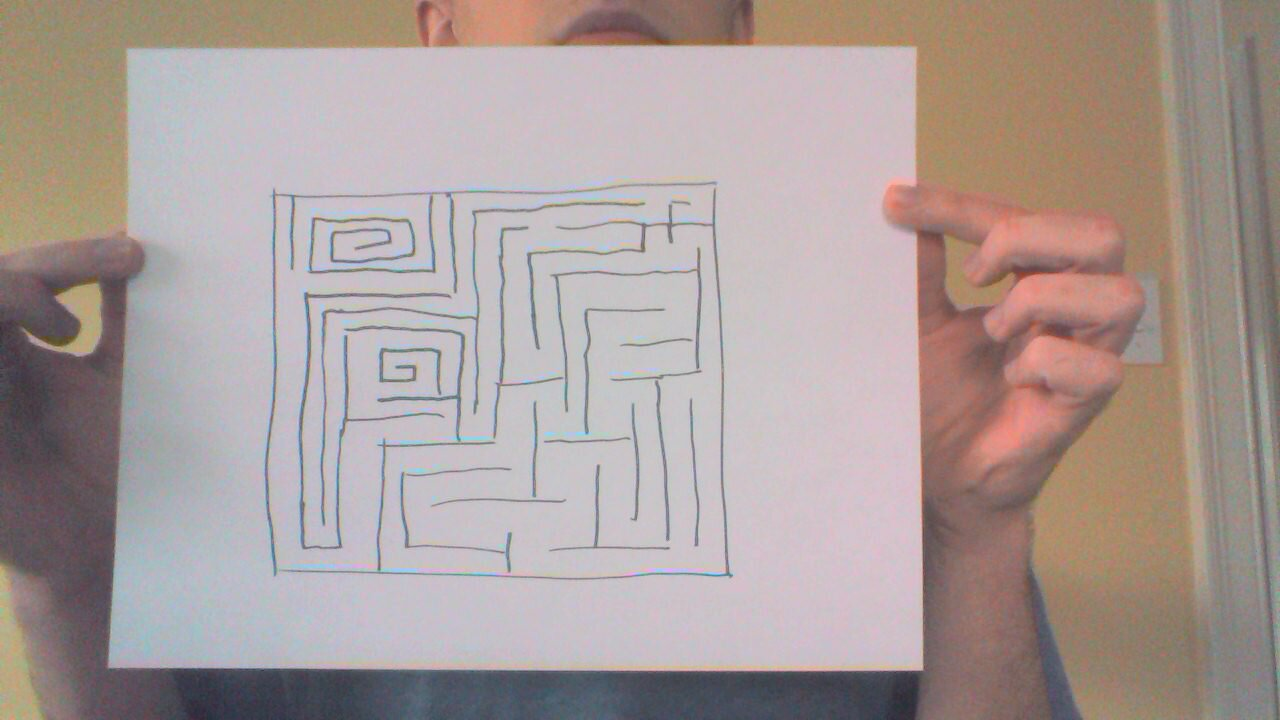
#> input picture img/01.jpg, 1280 x 720 px
$ python main.py --image img/01.jpg
#> lines starting #> are read from the running program, lines starting #| are printed output that depends on the picture; after the words box and inside, x2 and y2 are one past the last pixel; in counts of white or black regions, pixels touching at a corner belong together
#> further down, image is the input picture: shape (720, 1280, 3); mean B, G, R 153.6, 156.6, 170.2
### maze.py
from __future__ import division
import cv2
import numpy as np
from sklearn.cluster import MiniBatchKMeans
#import skimage.feature as skfeature

# Splits the image into k colors.
# Any values of k larger than 2 are non-deterministic and can range in results from incredibly good to bad.
# Despite sometimes getting great results w/ k = 8, I encourage a value of 2 because it works well enough all the time.
# Any values of k larger than 2 have a wide range of outcomes, from terrible to amazing.
def quantizeColors(img, k = 2):
  # get height, width of image
#> called with k = 2
  h, w = img.shape[:2]

  # reshape the image into a feature vector so that k-means
  # can be applied
  img = img.reshape((img.shape[0] * img.shape[1], 3))

  # apply k-means using the specified number of clusters and
  # then create the quantized image based on the predictions
  clt = MiniBatchKMeans(n_clusters = k)
  labels = clt.fit_predict(img)
  quant = clt.cluster_centers_.astype("uint8")[labels]

  # reshape the feature vectors to images
  return quant.reshape((h, w, 3))
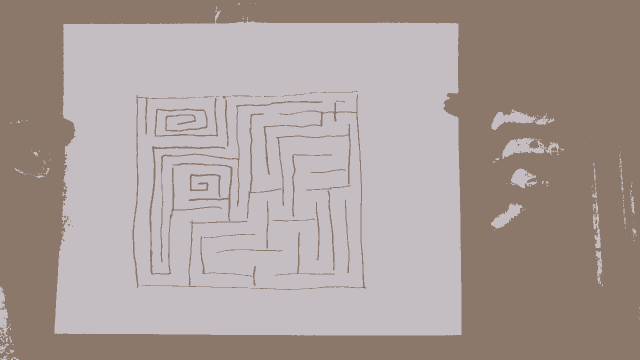
#> returned value: shape (720, 1280, 3) (shown at 1/2 size); mean of channels 0, 1, 2 153, 156, 169.6; drawn as B, G, R

# Takes an image that was quantized, computes the average color, and thresholds it around that color.
# This extracts the maze from the background, and is necessary in images quantized to more than 2 colors.
def splitQuantized(img):
  levels = cv2.cvtColor(img, cv2.COLOR_BGR2GRAY)
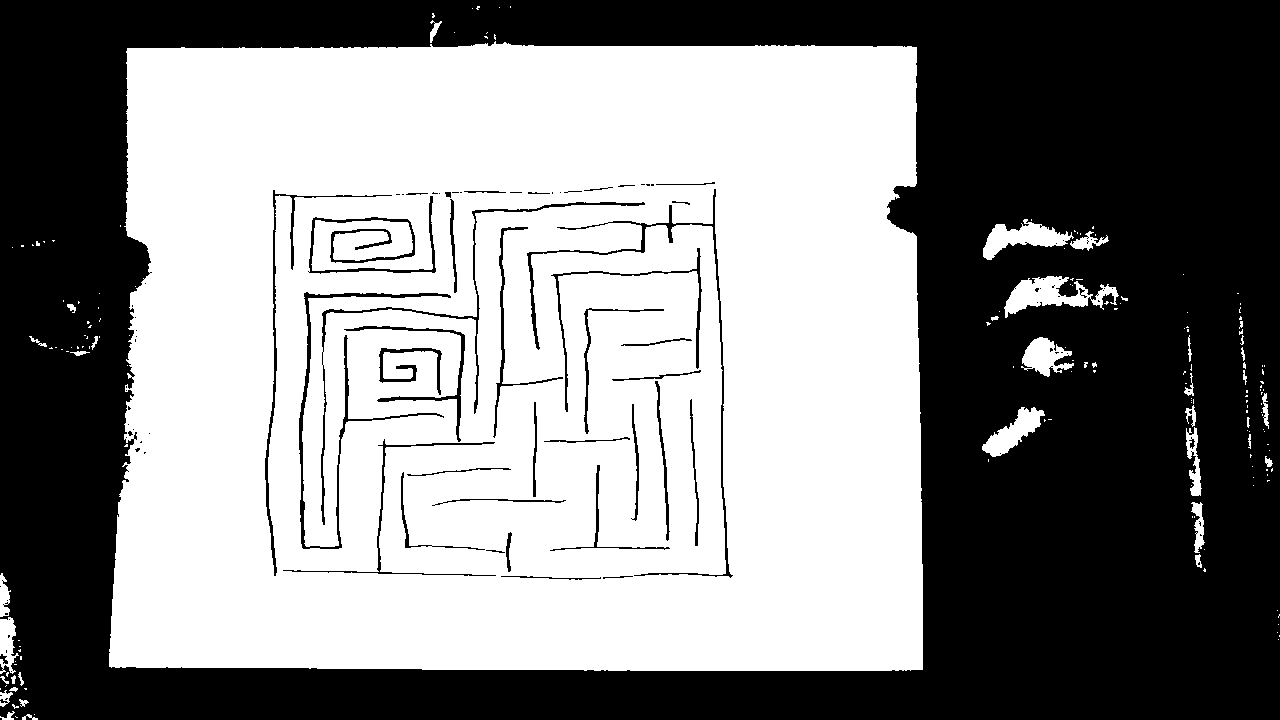
#> levels: shape (720, 1280); values 124 (black) and 192 (white), 52.8% white; 104 black regions (65 under 20 px), largest, box (x1, y1, x2, y2) and area: (0, 0, 1280, 720) 417410, (299, 292, 451, 549) 2164, (527, 189, 733, 578) 2047
  avgColor = int(cv2.mean(levels)[0])
#> avgColor = 159
  retval, result =cv2.threshold(levels, avgColor, 255, cv2.THRESH_BINARY_INV | cv2.THRESH_OTSU)
#> retval = 124
  return result

# Use a probabilistic hough line transform to fill in the gaps in the maze (result of bad camera).
# Iter can be set as high as wanted without destroying the image, provided the image isn't absolutely terrible.
# It won't close incredibly large gaps, but that was a tradeoff for not destoying the image.
# If that is a problem, take a better picture.  If you can't, get a better camera.
def completeShape(img, iters = 10, minLength = 10, maxLength = 20, votes = 700, color = 255, deg = 1, width = 1):
#> called with iters = 10, minLength = 10, maxLength = 20, votes = 700, color = 255, deg = 1, width = 1
  lineCanvas = img.copy()

  # The counter "i" is not used, we just need to run this a variable number of times
  # Each run adds more lines that were previously missed.
  # Ten runs seems to be the point of diminishing returns.
  for i in range(0, iters):
    lines = cv2.HoughLinesP(img, 1, deg * 3.14 / 180, votes, minLineLength = minLength, maxLineGap = 5)
    lines = [] if lines == None else lines[0]
    for x1, y1, x2, y2 in lines:
      # There's no way to cull lines longer than some length in HoughLinesP, so I'm doing it here myself.
      if np.sqrt((x1 - x2) ** 2 + (y1 - y2) ** 2) < maxLength:
        cv2.line(lineCanvas, (x1, y1), (x2, y2), color, thickness  = width)
  return lineCanvas

# Take the lines computed from the above functions and reduce them down to lines of width 1.
# This helps convert the image into an undirected graph used for solving the maze.
# In order for this to work, the space between the lines NEEDS to be white.
# [55 lines left out: functions makeSkeleton, removeNoise, makePaths, not called in this run]
'''
def makePaths(img):
  h, w = img.shape[:2]
  pathPad = np.zeros((h, w), np.uint8)

  lines = cv2.HoughLinesP(img, 1, 1 * 3.14 / 180, 20, minLineLength = 10, maxLineGap = 4)
  lines = [] if lines == None else lines[0]
  k = 8
  for x1, y1, x2, y2 in lines:
    cv2.line(pathPad, (x1 - (x1 % k), y1 - (y1 % k)), (x2 - (x2 % k), y2 - (y2 % k)), 255)

  return pathPad
'''

### main.py
import argparse
import cv2

import maze
import util
import graphs

# [6 lines left out: function colorType, not called in this run]

start = None
finish = None

# [6 lines left out: function mouseCallback, not called in this run]

# construct the argument parser and parse the arguments
ap = argparse.ArgumentParser()
ap.add_argument('-i', '--image', required = True, help = 'Path to the image')
ap.add_argument('-r', '--rgb', required = False, type = colorType, default = (0, 0, 255), help = 'Red component of color')

ap.add_argument('-b', '--bins', required = False, type = int, default = 8, help = '# of bins when making graph')
ap.add_argument('-c', '--clusters', required = False, type = int, default = 2, help = '# of clusters used in color quantization')

ap.add_argument('--debug', dest = 'debug', action = 'store_true')
ap.add_argument('--no-debug', dest = 'debug', action = 'store_false')
ap.set_defaults(debug = False)

args = vars(ap.parse_args())

# load the image and grab its width and height
image = cv2.imread(args["image"])
original = image.copy()

#image = util.areaResize(image, 640, 480)
(h, w) = image.shape[:2]

# quantize image
image = maze.quantizeColors(image, args['clusters'])
image = maze.splitQuantized(image)
#> (the run stopped early here; a loop or call above may not have finished)

$ run again, on img/03.jpg
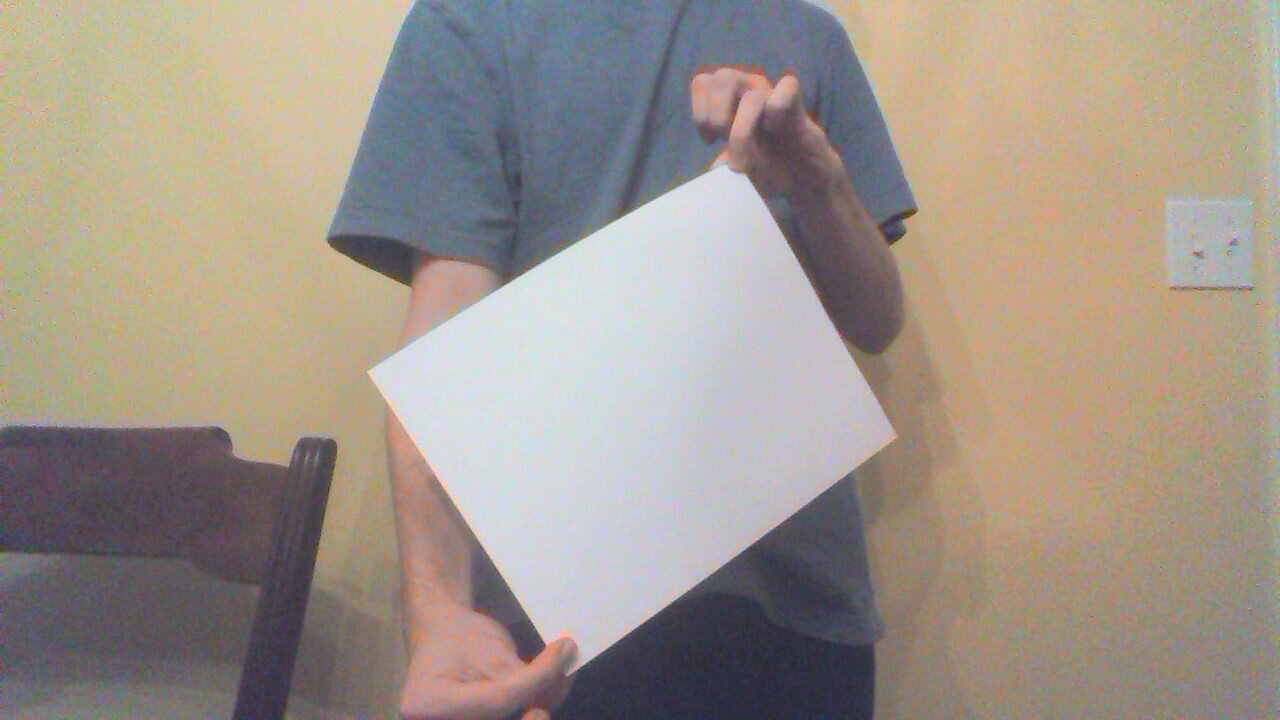
#> input picture img/03.jpg, 1280 x 720 px
#> image is the input picture: shape (720, 1280, 3); mean B, G, R 138.5, 149.1, 159
#> in quantizeColors, `return quant.reshape((h, w, 3))`:
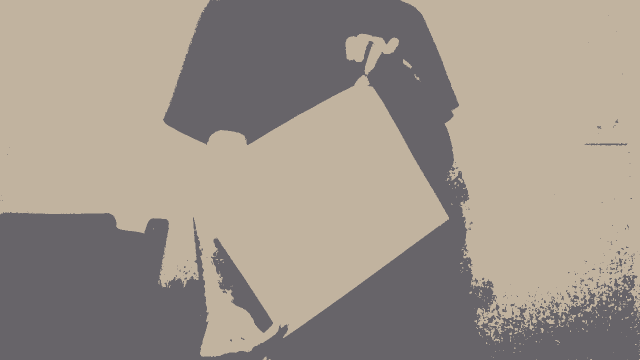
#> returned value: shape (720, 1280, 3) (shown at 1/2 size); mean of channels 0, 1, 2 138.4, 148.9, 158.7; drawn as B, G, R
#> in splitQuantized, `levels = cv2.cvtColor(img, cv2.COLOR_BGR2GRAY)`:
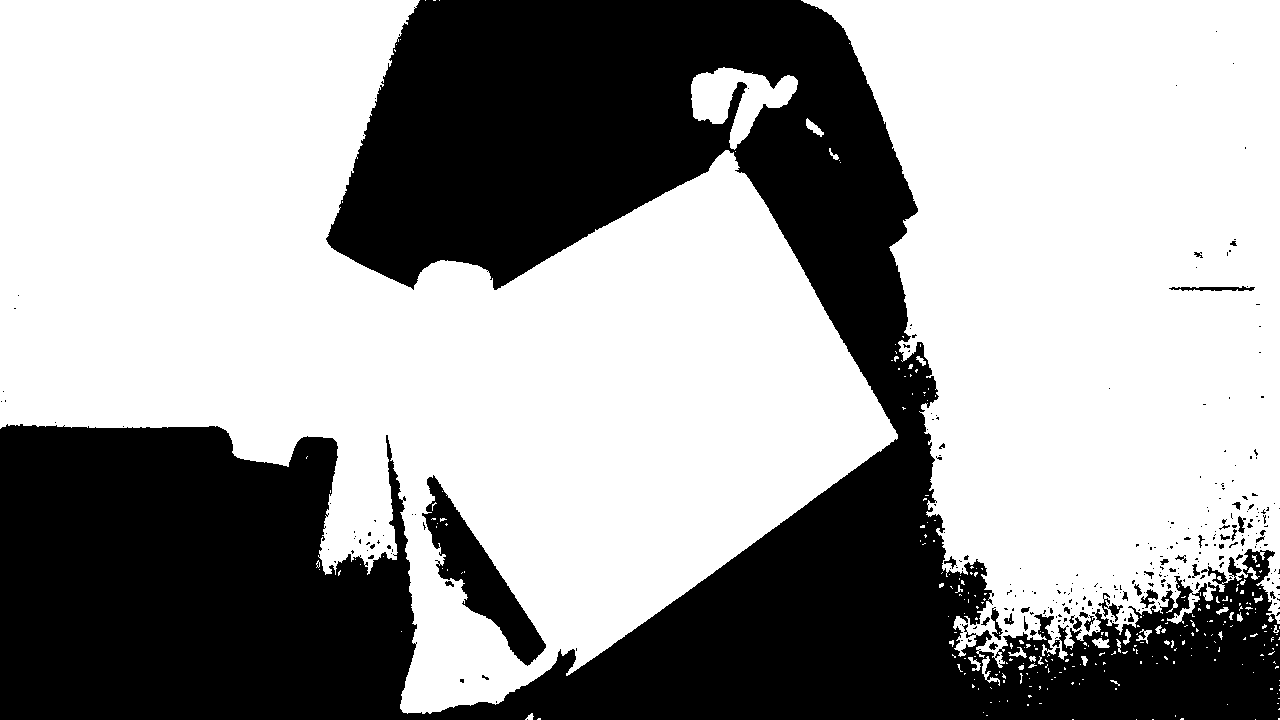
#> levels: shape (720, 1280); values 101 (black) and 181 (white), 61.9% white; 289 black regions (247 under 20 px), largest, box (x1, y1, x2, y2) and area: (0, 0, 1280, 720) 341330, (422, 475, 546, 666) 7038, (1169, 286, 1255, 291) 262
#> avgColor = 150
#> retval = 101
